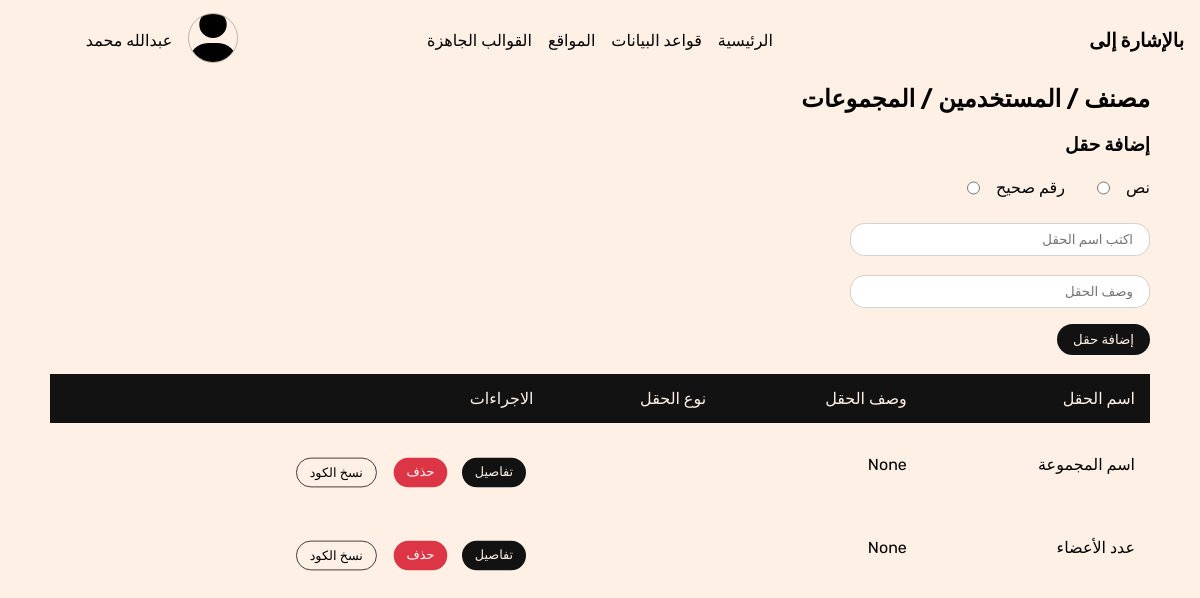
The page /websites/table-details/1/ on the database as committed earlier.
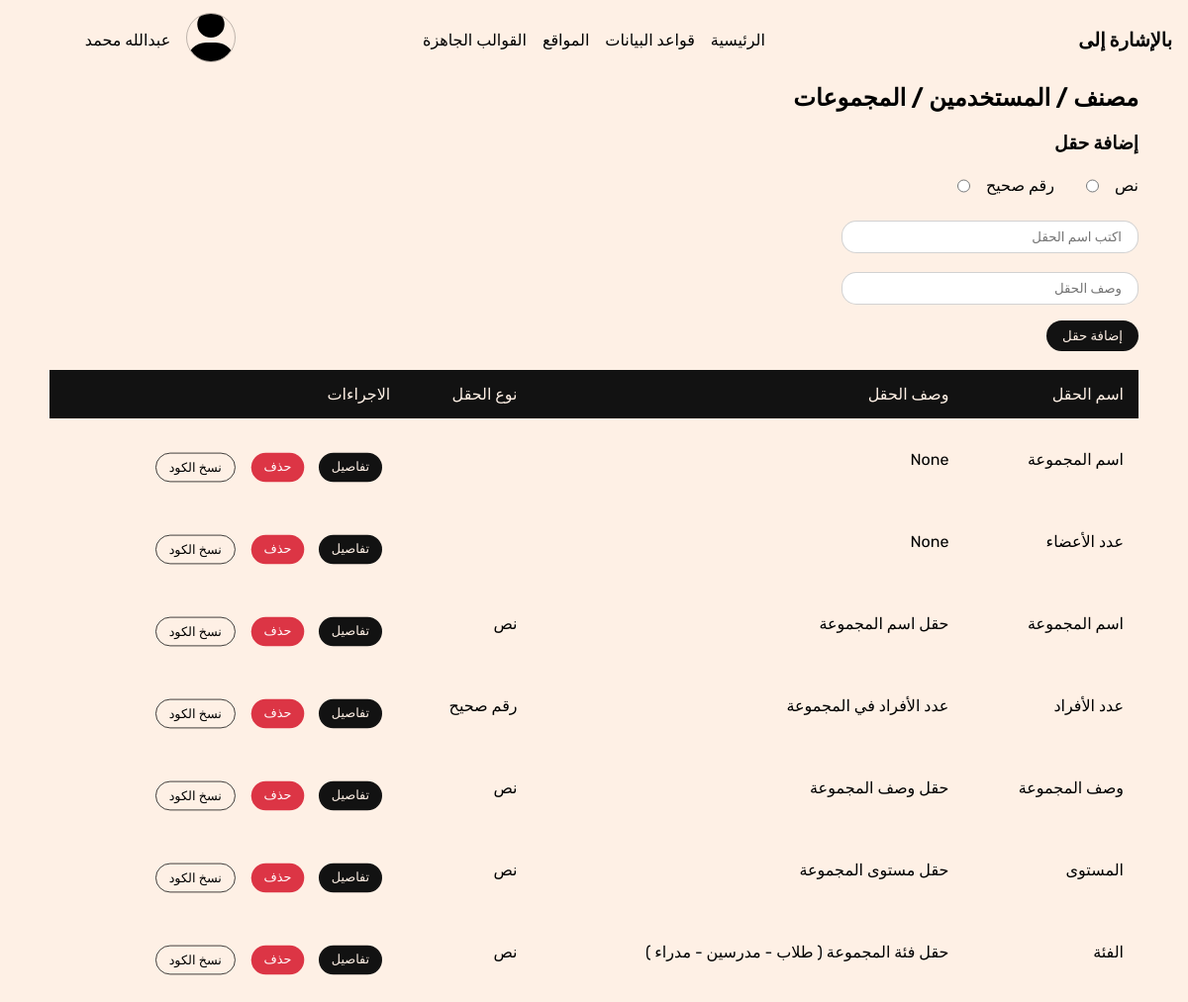
The same page on the database as committed later.
### website/models.py (models this page shows, shortened)
class DbTable(models.Model):
    db = models.ForeignKey(Database, related_name='tables', on_delete=models.CASCADE, verbose_name="قاعدة البيانات")
    name = models.CharField(max_length=250, verbose_name="الاسم")
    def __str__(self):
        return self.name
    class Meta:
        verbose_name = 'جدول'
        verbose_name_plural = 'جداول قواعد البيانات'

class Database(models.Model):
    website = models.ForeignKey(Website, related_name='databases', on_delete=models.CASCADE)
    name = models.CharField(max_length=200, verbose_name="اسم قاعدة البيانات")
    db_type = models.ForeignKey(DBType, on_delete=models.CASCADE)
    class Meta:
        verbose_name = 'قاعدة بيانات'
        verbose_name_plural = 'قواعد البيانات'

class Website(models.Model):
    name = models.CharField(max_length=255, verbose_name="اسم الموقع")
    description = models.TextField(verbose_name="الوصف", blank=True, null=True)
    tool = models.ForeignKey(Tool, on_delete=models.SET_NULL, blank=True, null=True, verbose_name="اللغة / إطار العمل")
    date_created = models.DateTimeField(null=True, blank=True, verbose_name="تاريخ الإنشاء", auto_now_add=True)
    class Meta:
        verbose_name = 'موقع'
        verbose_name_plural = "المواقع"

class TableField(models.Model):
    db_table = models.ForeignKey(DbTable, related_name='fields', on_delete=models.CASCADE, verbose_name="الجدول")
    name = models.CharField(max_length=200, verbose_name="اسم الحقل")
    data_type = models.ForeignKey(DbFieldType,on_delete=models.SET_NULL, blank=True, null=True)
    description = models.TextField(verbose_name="وضصف الحقل", blank=True, null=True)
    class Meta:
        verbose_name = 'حقل'
        verbose_name_plural = 'حقول الجداول'

### base/models.py (models this page shows)
class DbFieldType(models.Model):
    db_type = models.ForeignKey(DBType, on_delete=models.CASCADE, related_name='fields_types')
    name = models.CharField(max_length=250, verbose_name="اسم نوع البيانات")
    display_name = models.CharField(verbose_name="الاسم الظاهر", max_length=200)
    cmd = models.TextField()
    def __str__(self):
        return self.name

### website/views.py (the view)
# urls.py: path('table-details/<int:table_id>/', table_details, name='table-details'),
def table_details(request, table_id):
    table = DbTable.objects.get(id=table_id)
    fields_types = table.db.db_type.fields_types.all()
    print(fields_types)
    context = {
        'table': table,
        'fields_types': fields_types,
    }
    return render(request, 'table-details.html', context)

### templates/table-details.html (shortened to what this page needs)
{% extends 'base.html' %}
{% load static %}
{% block stylesheets %}
    <link rel="stylesheet" href="{% static '/css/table-details.css' %}">
{% endblock stylesheets %}
{% block content %}
    <section>
            <div class="container">
                <div class="section__heading">
                    <h1 class="section__heading__title">
                        <a href="{% url 'website:website-details' table.db.website.id %}">{{table.db.website.name}}</a>
                        /
                        <a href="{% url 'website:db-details' table.db.id %}">{{table.db.name}}</a>
                        /
                        {{table.name}}
                    </h1>
                </div>
                <div class="section__content add-field">
                    <h3>إضافة حقل</h3>
                    <div class="fields__types" style="display: flex; gap:2rem; flex-wrap: wrap;">
                        {% for field_type in fields_types %}
                            <div class="field_type" style="gap: 1rem;">
                                <label class="field_type__label">{{field_type.display_name}}</label>
                                <input type="radio" required name="field__type" data-field_type_id="{{field_type.id}}">
                            </div>
                        {% endfor %}
                    </div>
                    <br>
                    <input type="text" placeholder="اكتب اسم الحقل" class="text-input input" id="field__name">
                    <br>
                    <input type="text" placeholder="وصف الحقل" class="input text-input" id="field__description">
                    <form method="POST" id="add-field-form">
                        <button class="btn btn-solid-dark btn-add-new-field">إضافة حقل</button>
                    </form>
                </div>
                <br>
                <div class="section__content table_fields_table">
                    <table>
                        <thead>
                            <tr>
                                <td>اسم الحقل</td>
                                <td>وصف الحقل</td>
                                <td>نوع الحقل</td>
                                <td>الاجراءات</td>
                            </tr>
                        </thead>
                        <tbody id="all-fields">
                            {% for field in table.fields.all %}
                            <tr>
                                <td>{{field.name}}</td>
                                <td>{{field.description}}</td>
                                <td>{{field.data_type.display_name}}</td>
                                <td class="db_field_actions">
                                    <a href="#" class="btn btn-sm btn-solid-dark">تفاصيل</a>
                                    <a href="#" class="btn btn-sm btn-solid-danger">حذف</a>
                                    <a href="#" class="btn btn-sm btn-outline">نسخ الكود</a>
                                </td>
                            </tr>
                            {% endfor %}
                        </tbody>
                    </table>
                </div>
            </div>
    </section>
{% endblock content %}

### templates/base.html (shortened to what this page needs)
{% load static %}
<!DOCTYPE html>
<html lang="ar" dir="rtl">
<head>
    <link rel="stylesheet" href="https://cdnjs.cloudflare.com/ajax/libs/font-awesome/6.5.2/css/all.min.css" />
    <link rel="stylesheet" href="{% static 'css/main.css' %}">
    {% block stylesheets %}{% endblock stylesheets %}
</head>
<body>
    <header>
            <div class="logo-container">
                <p class="logo-text">
                    <a href="">
                        بالإشارة إلى
                    </a>
                </p>
            </div>
            <nav >
                <ul>
                    <li><a href="{% url 'page:index' %}" class="list-item">الرئيسية</a></li>
                    <li><a href="#" class="list-item">قواعد البيانات</a></li>
                    <li><a href="{% url 'website:all-websites' %}" class="list-item">المواقع</a></li>
                    <li><a href="#" class="list-item">القوالب الجاهزة</a></li>
                </ul>
            </nav>
            <div class="profile-btns">
                <a href="">
                    <img src="./images/user-solid(1).svg" alt="">
                </a>
                <a href="#" class="user__name">عبدالله محمد</a>
            </div>
    </header>
    {% block content %}{% endblock content %}
</body>
</html>

### project/static/css/main.css (style rules this page uses)
* { padding: 0; margin:0; box-sizing: border-box; font-family: "Rubik", sans-serif; }
a { color: #000; text-decoration: none; }
.container { margin: 0 auto; }
body { overflow-x: hidden; background-color: #fef0e5; margin-bottom: 1rem; }
header { display: flex; justify-content: space-around; align-items: center; padding: 1rem; height: 80px; }
header .logo-container, header .profile-btns { flex: 1; }
header nav { flex: 2 }
header .logo-container .logo-text { font-size: 1.2rem; font-weight: bold; }
header nav ul { display: flex; list-style: none; align-items: center; justify-content: center; column-gap: 1rem; }
header nav ul .list-item { text-decoration: none; }
header .profile-btns { display: flex; align-items: center; justify-content: center; column-gap: 1rem; }
header .profile-btns img { height: 50px; width: 50px; object-fit: cover; object-position: center; border-radius: 50%; border:1px solid #00000040; }
header .profile-btns a { text-decoration: none; }
section .section__heading { line-height: 1.6; margin-bottom: 1rem }
.btn { display: block; width: fit-content; padding: .5rem 1rem; border-radius: 2rem; margin-top: 1rem; outline: none; border: none; cursor: pointer; }
.btn-outline { border: 1px solid #121212; }
.btn-solid-danger { background: #dc3545; color: #ffffff; }
.btn-solid-dark { background: #121212; color: #fef0e5; }
.text-input { padding: .5rem 1rem; border-radius: 15px; outline: none; border: 1px solid #12121230; }
input { display: block; }
.btn-sm { transform: scale(0.8); }
@media (min-width: 1200px) { .container { width: 1100px; } }

### project/static/css/table-details.css (style rules this page uses)
.fields__types { line-height: 2; width: 300px; max-width: 100%; margin-top: 1rem; }
.field_type { display: flex; justify-content: space-between; }
.section__content.add-field .text-input { width:300px ; max-width: 100%; }
.table_fields_table { overflow-x: auto; }
.table_fields_table table { width: 100%; border-spacing: 0; }
.table_fields_table table thead { background: #121212; color: #fef0e5; }
.table_fields_table table td { padding: 15px; }
.db_field_actions { display: flex; }

Rows that differ between the two databases and show on the page:
added TableField: name "اسم المجموعة", description "حقل اسم المجموعة", data_type.display_name "نص"
added TableField: name "عدد الأفراد", description "عدد الأفراد في المجموعة", data_type.display_name "رقم صحيح"
added TableField: name "وصف المجموعة", description "حقل وصف المجموعة", data_type.display_name "نص"
added TableField: name "المستوى", description "حقل مستوى المجموعة", data_type.display_name "نص"
added TableField: name "الفئة", description "حقل فئة المجموعة ( طلاب - مدرسين - مدراء )", data_type.display_name "نص"
